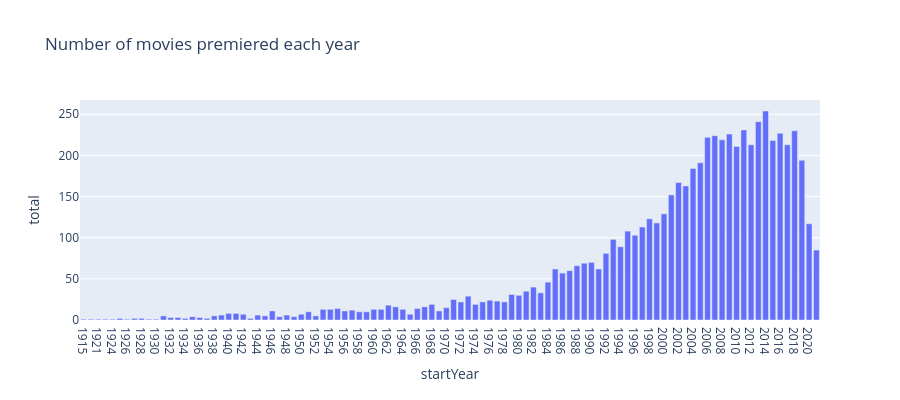

The notebook cell this image was saved under:
### Markdown cell above
<br/>

The following cell should generate an interesting plot of the number of movies that premiered each year. Notice there are fewer movies premiering from the 1920s to the late 1940s. Why might that be? *This question is rhetorical; you do not need to write your answer anywhere.*

### Code cell
# Run this call to generate the bar plot; no further action is needed
px.bar(res_q1b, x="startYear", y="total", 
        title="Number of movies premiered each year", 
        width=900, height=400)

### Figure 1 — Plotly figure (JSON) as saved in the notebook; plotly's stock layout.template omitted (floating-point values rounded to 4 significant figures)
{"data": [{"hovertemplate": "startYear=%{x}<br>total=%{y}<extra></extra>", "legendgroup": "", "marker": {"color": "#636efa", "pattern": {"shape": ""}}, "name": "", "orientation": "v", "showlegend": false, "textposition": "auto", "type": "bar", "x": ["1915", "1920", "1921", "1922", "1924", "1925", "1926", "1927", "1928", "1929", "1930", "1931", "1932", "1933", "1934", "1935", "1936", "1937", "1938", "1939", "1940", "1941", "1942", "1943", "1944", "1945", "1946", "1947", "1948", "1949", "1950", "1951", "1952", "1953", "1954", "1955", "1956", "1957", "1958", "1959", "1960", "1961", "1962", "1963", "1964", "1965", "1966", "1967", "1968", "1969", "1970", "1971", "1972", "1973", "1974", "1975", "1976", "1977", "1978", "1979", "1980", "1981", "1982", "1983", "1984", "1985", "1986", "1987", "1988", "1989", "1990", "1991", "1992", "1993", "1994", "1995", "1996", "1997", "1998", "1999", "2000", "2001", "2002", "2003", "2004", "2005", "2006", "2007", "2008", "2009", "2010", "2011", "2012", "2013", "2014", "2015", "2016", "2017", "2018", "2019", "2020", "2021"], "xaxis": "x", "y": [1, 1, 1, 1, 1, 2, 1, 2, 2, 1, 1, 5, 3, 3, 2, 4, 3, 2, 5, 6, 8, 8, 7, 2, 6, 5, 11, 4, 6, 4, 7, 10, 5, 13, 13, 14, 11, 12, 10, 10, 13, 13, 18, 16, 13, 7, 14, 16, 19, 11, 15, 25, 22, 29, 19, 22, 24, 23, 22, 31, 30, 35, 40, 33, 46, 62, 57, 60, 66, 69, 70, 62, 81, 98, 89, 108, 103, 113, 123, 118, 129, 152, 167, 163, 184, 191, 222, 224, 219, 226, 211, 231, 213, 241, 254, 218, 227, 213, 230, 194, 117, 85], "yaxis": "y"}], "layout": {"barmode": "relative", "height": 400, "legend": {"tracegroupgap": 0}, "title": {"text": "Number of movies premiered each year"}, "width": 900, "xaxis": {"anchor": "y", "domain": [0, 1], "title": {"text": "startYear"}}, "yaxis": {"anchor": "x", "domain": [0, 1], "title": {"text": "total"}}}}
